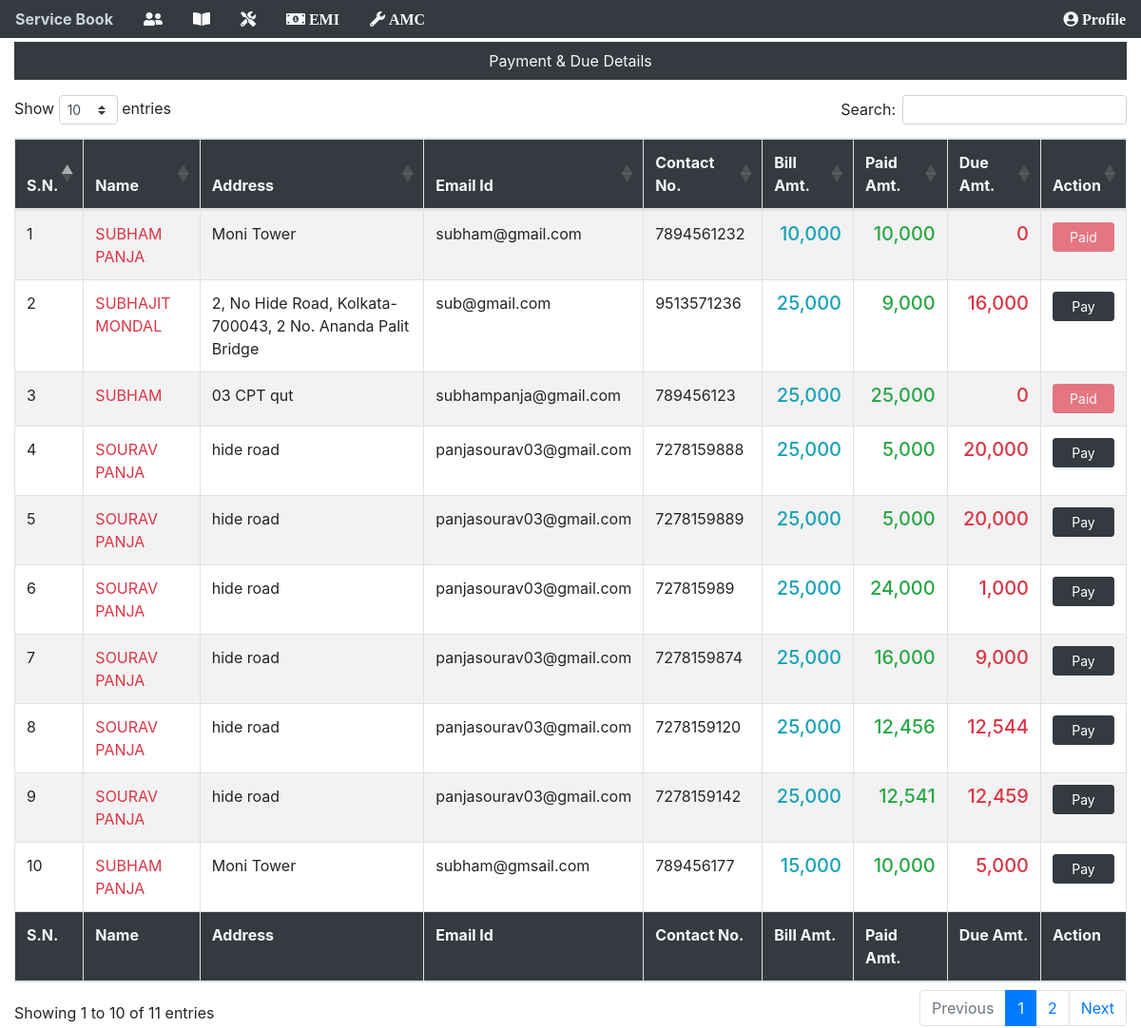
Screenshot of /customer/details (signed in) with the database file from the repository.
### app/models.py (models this page shows, shortened)
class customerDetails(models.Model):
    custimerId = models.AutoField(primary_key=True)
    name = models.CharField(max_length=100)
    address = models.CharField(max_length=100, null=True)
    phoneNo = models.CharField(max_length=100, unique=True)
    email = models.EmailField(null=True)
    service = models.IntegerField(null=True, blank=True)
    emi = models.CharField(max_length=10, null=True, blank=True)
    modelNameOne = models.CharField(max_length=100)
    quantityOne = models.CharField(max_length=2, null=True)
    modelNoOne = models.CharField(max_length=100)
    modelNameTwo = models.CharField(max_length=100, blank=True)
    quantityTwo = models.CharField(max_length=2, null=True, blank=True)
    modelNoTwo = models.CharField(max_length=100, blank=True)
    purchaseDate = models.DateField(auto_now=False, auto_now_add=False)
    totalAmount = models.IntegerField()
    advanceAmount = models.IntegerField()
    dueAmount = models.IntegerField(null=True)
    def amount_due(self): #for due amount
        payable = self.totalAmount
        paid = self.total_paid_amount()
        return payable - paid
    def total_paid_amount(self): #for total paid amount
        tt = self.advanceAmount
        ap = self.amount_paid()
        return tt + ap
    def amount_paid(self): #for paymennt
        items = paymentOnEmi.objects.filter(refNo=self.custimerId)
        total = 0
        for item in items:
            total += item.paidAmount
        return total

class paymentOnEmi(models.Model):
    refNo = models.IntegerField()
    paidAmount = models.IntegerField()
    paymentDate = models.DateField(auto_now=False, auto_now_add=False)
    cashCheque = models.CharField(max_length=100, null=True)
    chequeNo = models.CharField(max_length=10, null=True, blank=True)

### app/views.py (the view)
# urls.py: path('customer/details', views.details, name="details"),
@login_required(login_url="/login")
def details(request):
    fmm = customerDetails.objects.all()  # fmm is normal variable
    return render(request, "details.html", {"fmm": fmm})

### templates/details.html (shortened to what this page needs)
{% include "base.html" %}
{% load humanize %}
{% block content %}
<div class="container-fluid">
  <div class="bg-dark mt-1">
    <p class="nav-link text-light text-center">Payment & Due Details</p>
  </div>
  <div class="row">
    <div class="col">
      <table id="example" class="table table-striped table-bordered" style="width:100%">
        <thead class="bg-dark text-light">
          <tr>
            <th>S.N.</th>
            <th>Name</th>
            <th>Address</th>
            <th>Email Id</th>
            <th>Contact No.</th>
            <th>Bill Amt.</th>
            <th>Paid Amt.</th>
            <th>Due Amt.</th>
            <th>Action</th>
          </tr>
        </thead>
        <tbody>
          {% for f in fmm %}
          <tr>
            <td>{{forloop.counter}}</td>
            <td> <a href="{% url 'iddetails' f.custimerId %}" class="text-danger">{{f.name | upper }}</a></td>
            <td>{{f.address}}</td>
            <td>{{f.email}}</td>
            <td>{{f.phoneNo}}</td>
            <td>
              <h5 class="text-info text-right">{{f.totalAmount | intcomma}}</h5>
            </td>
            <td>
              <h5 class="text-success text-right">{{f.total_paid_amount | intcomma}}</h5>
            </td>
            <td>
              <h5 class="text-danger text-right">{{f.amount_due | intcomma}}</h5>
            </td>
            {% if f.totalAmount == f.total_paid_amount %}
              <td><a href="{% url 'paymentPage' f.custimerId %}" class="btn btn-danger btn-sm w-100 disabled" >Paid</a></td>
            {% else %}
              <td><a href="{% url 'paymentPage' f.custimerId %}" class="btn btn-dark btn-sm w-100">Pay</a></td>
            {% endif %}
          </tr>
          {% endfor %}
        </tbody>
        <tfoot class="bg-dark text-light">
          <tr>
            <th>S.N.</th>
            <th>Name</th>
            <th>Address</th>
            <th>Email Id</th>
            <th>Contact No.</th>
            <th>Bill Amt.</th>
            <th>Paid Amt.</th>
            <th>Due Amt.</th>
            <th>Action</th>
          </tr>
        </tfoot>
      </table>
    </div>
  </div>
</div>
{% endblock content %}

### rows the page displays
customerDetails: name "SUBHAM PANJA", address "Moni Tower", email "subham@gmail.com", phoneNo "7894561232", totalAmount "10,000", total_paid_amount "10,000", amount_due "0", shows "Paid"
customerDetails: name "SUBHAJIT MONDAL", address "2, No Hide Road, Kolkata- 700043, 2 No. Ananda Palit Bridge", email "sub@gmail.com", phoneNo "9513571236", totalAmount "25,000", total_paid_amount "9,000", amount_due "16,000", shows "Pay"
customerDetails: name "SUBHAM", address "03 CPT qut", email "subhampanja@gmail.com", phoneNo "789456123", totalAmount "25,000", total_paid_amount "25,000", amount_due "0", shows "Paid"
customerDetails: name "SOURAV PANJA", address "hide road", email "panjasourav03@gmail.com", phoneNo "7278159888", totalAmount "25,000", total_paid_amount "5,000", amount_due "20,000", shows "Pay"
customerDetails: name "SOURAV PANJA", address "hide road", email "panjasourav03@gmail.com", phoneNo "7278159889", totalAmount "25,000", total_paid_amount "5,000", amount_due "20,000", shows "Pay"
customerDetails: name "SOURAV PANJA", address "hide road", email "panjasourav03@gmail.com", phoneNo "727815989", totalAmount "25,000", total_paid_amount "24,000", amount_due "1,000", shows "Pay"
customerDetails: name "SOURAV PANJA", address "hide road", email "panjasourav03@gmail.com", phoneNo "7278159874", totalAmount "25,000", total_paid_amount "16,000", amount_due "9,000", shows "Pay"
customerDetails: name "SOURAV PANJA", address "hide road", email "panjasourav03@gmail.com", phoneNo "7278159120", totalAmount "25,000", total_paid_amount "12,456", amount_due "12,544", shows "Pay"
customerDetails: name "SOURAV PANJA", address "hide road", email "panjasourav03@gmail.com", phoneNo "7278159142", totalAmount "25,000", total_paid_amount "12,541", amount_due "12,459", shows "Pay"
customerDetails: name "SUBHAM PANJA", address "Moni Tower", email "subham@gmsail.com", phoneNo "789456177", totalAmount "15,000", total_paid_amount "10,000", amount_due "5,000", shows "Pay"
